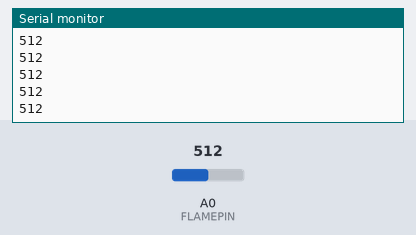
This sketch was run on a simulated ESP8266 (NodeMCU). On the bench: the last lines printed to the serial monitor. Inputs (shaded band) come from the test bench; at power-on: A0 (FLAMEPIN) = 512.

Above: at 1.2 s.
1.3 s: A0 (FLAMEPIN) set to 716
At 1.31 s:
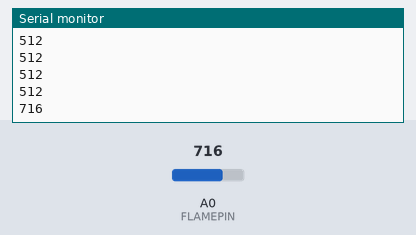
2.8 s: A0 (FLAMEPIN) set to 900
At 2.81 s:
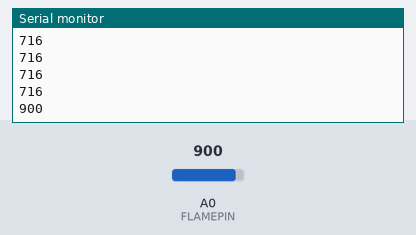
Timing chart, 0 to 5.8 s (numbered marks = the images above; inputs shaded):
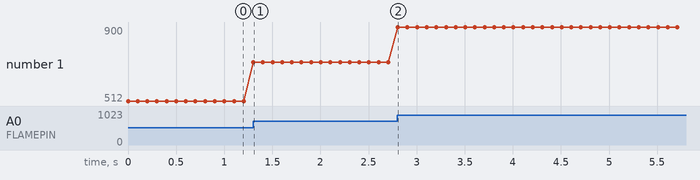

The sketch:

EX_10_FlameSensor.ino
```cpp
#include <ESP8266WiFi.h>

#define FLAMEPIN A0 //นิยามค่าคงที่ ที่ชื่อว่า FLAMEPIN และค่าคงที่นั้นคือ A0
int flameValue = 0; //ประกาศตัวแปรไว้สำหรับเก็บค่าจำนวนเต็มที่ชื่อว่า flameValue และกำหนดให้มีค่าเท่ากับ 0

void setup() {
  Serial.begin(115200);
}

void loop() {

  flameValue = analogRead(FLAMEPIN); //ให้นำค่าที่อ่านได้จาก FLAMEPIN (A0) ไปเก็บไว้ในตัวแปร flameValue

  Serial.println(flameValue); //ให้แสดงค่า flameValue ออกทาง Serial Port

  delay(100); //หน่วงเวลา 1 มิลลิวินาที

}
```

Measured:
- after the input at 1.3 s, the serial monitor: prints a new line at once (image 1)
- after the input at 2.8 s, the serial monitor: prints a new line at once (image 2)
- plotted number 1: 512 → 716 after the input at 1.3 s, 716 → 900 after the input at 2.8 s
